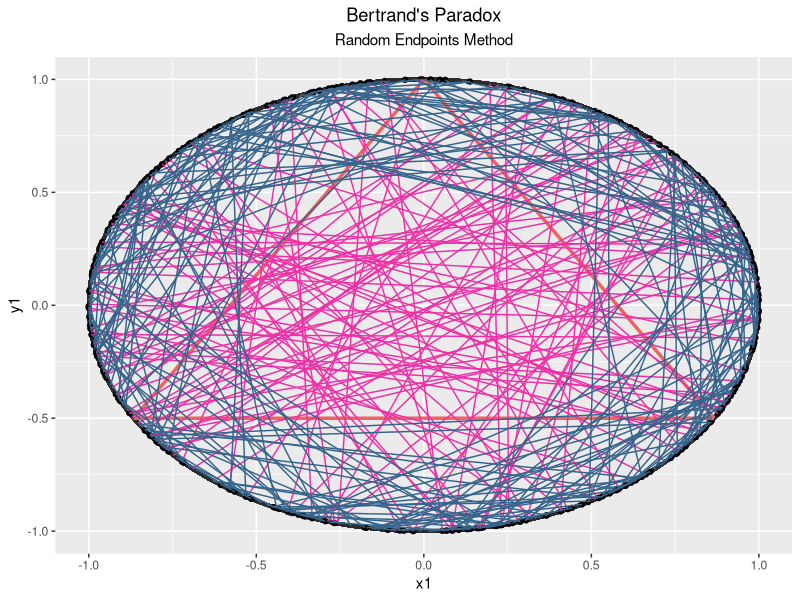
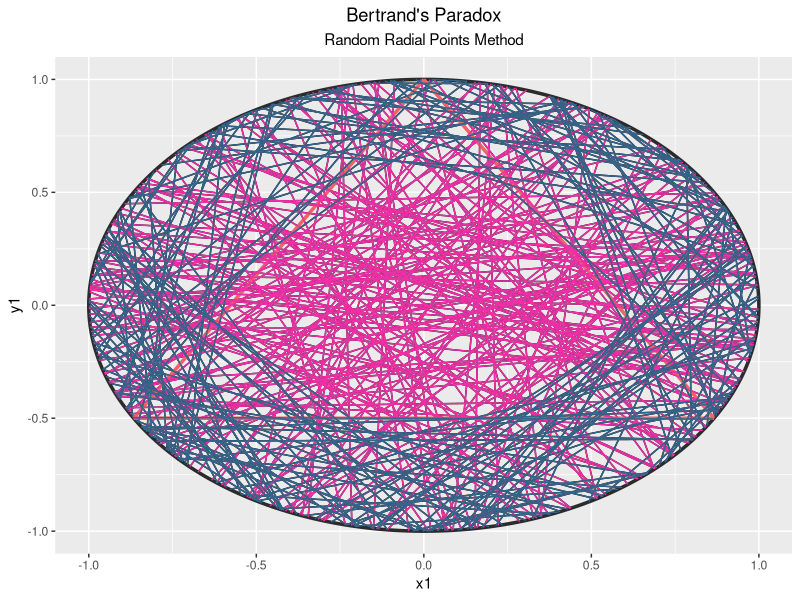
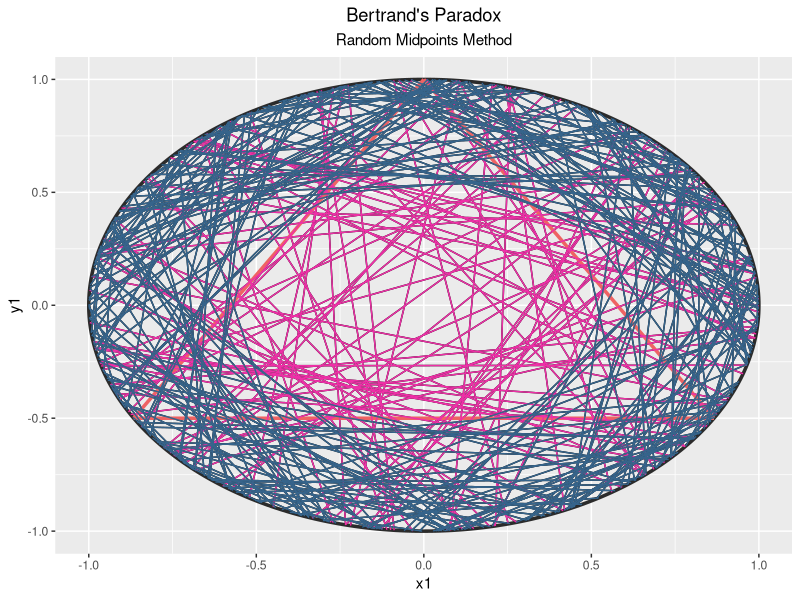

Write the R code that produced these figures, in order.
library(tidyverse)
library(ggforce)
library(ggplot2)
library(dplyr)

# METHOD A (Random Endpoints) --------------------------------------------------
n <- 300 # number of chords - can be changed

theta_A1 <- runif(n, 0, 2*pi) # randomise angles
theta_A2 <- runif(n, 0, 2*pi) # randomise angles

# Coordinates of random endpoints
endpoint <- tibble(
  x1 = cos(theta_A1),
  y1 = sin(theta_A1),
  x2 = cos(theta_A2),
  y2 = sin(theta_A2))

# Coordinates of equilateral triangle
eqtri_df <- tibble(
  x    = c(0, sqrt(3) / 2, -sqrt(3) / 2),
  y    = c(1, -0.5, -0.5),
  xend = c(sqrt(3) / 2, -sqrt(3) / 2, 0),
  yend = c(-0.5, -0.5, 1))

# New data for length l of chords and length s of the equilateral triangle
circle <- mutate(.data = endpoint, l = sqrt((x2 - x1)^2 + (y2 - y1)^2)) 
eqtri_df_new <- mutate(.data = eqtri_df, s = sqrt((xend - x)^2 + (yend - y)^2)) 

final_eqtri_df_new <- slice(.data = eqtri_df_new, 1) # only need 1 row as reference

s <- final_eqtri_df_new$s

final_table <- bind_cols(circle, s)
colnames(final_table)[6]  <- "s"

# Comparing lengths l and s
compare <- select(.data = final_table, l, s)
longer <- filter(.data = final_table, l > s)
shorter <- filter(.data = final_table, l < s)
print(longer)
chords_longer <- print(nrow(longer))

# Plot
ggplot(data = endpoint, aes(x = x1, y = y1)) +
  ggforce::geom_circle(aes(x0 = 0, y0 = 0, r = 1), col = "gray17", lwd = 1.2) +
  geom_point() + 
  geom_segment(data = eqtri_df, aes(x = x, y = y, xend = xend, yend = yend), col = "indianred2", lwd = 1.2) +
  geom_segment(data = longer , aes(x = x1, y = y1, xend = x2, yend = y2), col = "maroon2") + 
  geom_segment(data = shorter , aes(x = x1, y = y1, xend = x2, yend = y2), col = "steelblue4") +
  labs(title = "Bertrand's Paradox",
       subtitle = "Random Endpoints Method") +
  # move title and subtitle texts to the centre
  theme(plot.title = element_text(hjust = 0.5),
        plot.subtitle = element_text(hjust = 0.5))

# Use Principle of Indifference to calculate probability 
prob = chords_longer/n
print(prob)

# METHOD B (Random Radial Points) ----------------------------------------------
n <- 300 # number of chords - can be changed
r <- 1

theta_B <- runif(n, 0, 2*pi) # randomise angles
P <- runif(n,0,r) # randomise radius
Q <- sqrt(r^2-P^2) 

# Coordinates of random endpoints
endpoint <- tibble(
  x1 = P*cos(theta_B) + Q*sin(theta_B),
  y1 = P*sin(theta_B) - Q*cos(theta_B),
  x2 = P*cos(theta_B) - Q*sin(theta_B),
  y2 = P*sin(theta_B) + Q*cos(theta_B))

# Coordinates of equilateral triangle
eqtri_df <- tibble(
  x    = c(0, sqrt(3) / 2, -sqrt(3) / 2),
  y    = c(1, -0.5, -0.5),
  xend = c(sqrt(3) / 2, -sqrt(3) / 2, 0),
  yend = c(-0.5, -0.5, 1))

# New data for length l of chords and length s of the equilateral triangle
endpoint_new <- mutate(.data = endpoint, l = sqrt((x2-x1)^2+(y2-y1)^2))
eqtri_df_new <- mutate(.data = eqtri_df, s = sqrt((xend-x)^2+(yend-y)^2))

final_eqtri_df_new <- slice(.data = eqtri_df_new, 1) # only need 1 row as reference

s <- final_eqtri_df_new$s 

final_table <- bind_cols(endpoint_new, s)
colnames(final_table)[6]  <- "s"

# Comparing lengths l and s
compare <- select(.data = final_table, l, s)
longer <- filter(.data = final_table, l > s)
shorter <- filter(.data = final_table, l < s)
print(longer) 
chords_longer <- print(nrow(longer))

# Plot 
ggplot() +
  ggforce::geom_circle(aes(x0 = 0, y0 = 0, r = 1), col = "gray17", lwd = 1.2) +
  geom_segment(data = endpoint, aes(x = x1, y = y1,xend = x2, yend = y2)) + 
  geom_segment(data = eqtri_df, aes(x = x, y = y, xend = xend, yend = yend), col = "indianred2", lwd = 1.2) +
  geom_segment(data = longer , aes(x = x1, y = y1, xend = x2, yend = y2), col = "maroon2") + 
  geom_segment(data = shorter , aes(x = x1, y = y1, xend = x2, yend = y2), col = "steelblue4") +
  labs(title = "Bertrand's Paradox",
       subtitle = "Random Radial Points Method") +
  # move title and subtitle texts to the centre
  theme(plot.title = element_text(hjust = 0.5),
        plot.subtitle = element_text(hjust = 0.5))

# Use Principle of Indifference to calculate probability
prob = chords_longer/n
print(prob)

# METHOD C (Random Midpoints) --------------------------------------------------
n <- 300 # number of chords - can be changed
r <- 1

theta_C <- runif(n, 0, 2*pi) # randomise angles
V <- runif(n, 0, 1) 
V1 <- sqrt(V)
U <- sqrt(r^2 - V1^2)

# Coordinates of random endpoints
end_point <- tibble(
  x1 = V1*cos(theta_C) + U*sin(theta_C),
  y1 = V1*sin(theta_C) - U*cos(theta_C),
  x2 = V1*cos(theta_C) - U*sin(theta_C),
  y2 = V1*sin(theta_C) + U*cos(theta_C))

# Coordinates of equilateral triangle
eqtri_df <- tibble(
  x    = c(0, sqrt(3) / 2, -sqrt(3) / 2),
  y    = c(1, -0.5, -0.5),
  xend = c(sqrt(3) / 2, -sqrt(3) / 2, 0),
  yend = c(-0.5, -0.5, 1))

# New data for length l of chords and length s of the equilateral triangle
end_point_new <- mutate(.data = end_point, l = sqrt((x2 - x1)^2 + (y2 - y1)^2))
eqtri_df_new <- mutate(.data = eqtri_df, s = sqrt((xend - x)^2 + (yend - y)^2))

final_eqtri_df_new <- slice(.data = eqtri_df_new, 1) # only need 1 row as reference

s <- final_eqtri_df_new$s

final_table <- bind_cols(end_point_new, s)
colnames(final_table)[6]  <- "s"

# Comparing lengths l and s
compare <- select(.data = final_table, l, s)
longer <- filter(.data = final_table, l > s)
shorter <- filter(.data = final_table, l < s)
print(longer)
chords_longer <- print(nrow(longer))

# Plot 
ggplot() +
  ggforce::geom_circle(aes(x0 = 0, y0 = 0, r = 1), col = "gray17", lwd = 1.2 ) +
  geom_segment(data = end_point, aes(x = x1, y = y1, xend = x2, yend = y2)) +
  geom_segment(data = eqtri_df, aes(x = x, y = y, xend = xend, yend = yend), col = "indianred2", lwd = 1.2) +
  geom_segment(data = longer , aes(x = x1, y = y1, xend = x2, yend = y2), col = "maroon2") + 
  geom_segment(data = shorter , aes(x = x1, y = y1, xend = x2, yend = y2), col = "steelblue4") +
  labs(title = "Bertrand's Paradox",
       subtitle = "Random Midpoints Method") +
  # move title and subtitle texts to the centre
  theme(plot.title = element_text(hjust = 0.5),
        plot.subtitle = element_text(hjust = 0.5))

# Use Principal of Indifference to calculate probability 
prob = chords_longer/n
print(prob)
